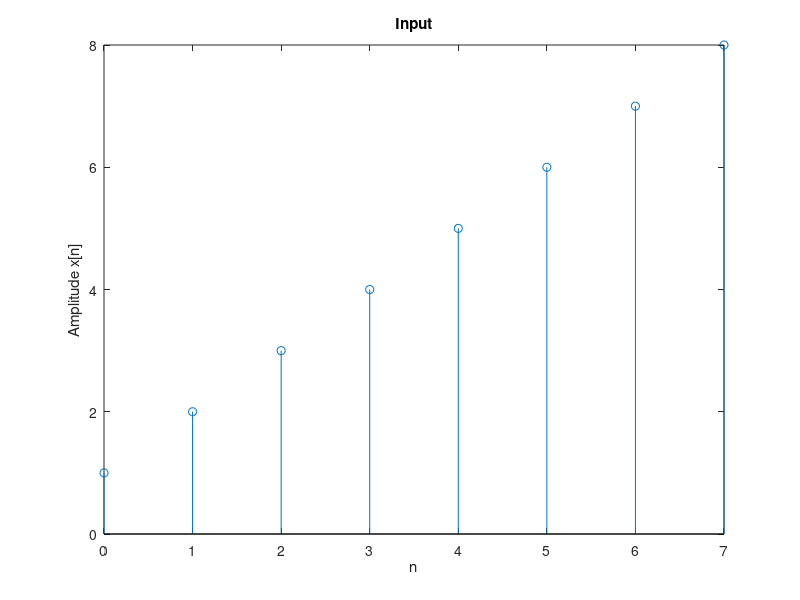
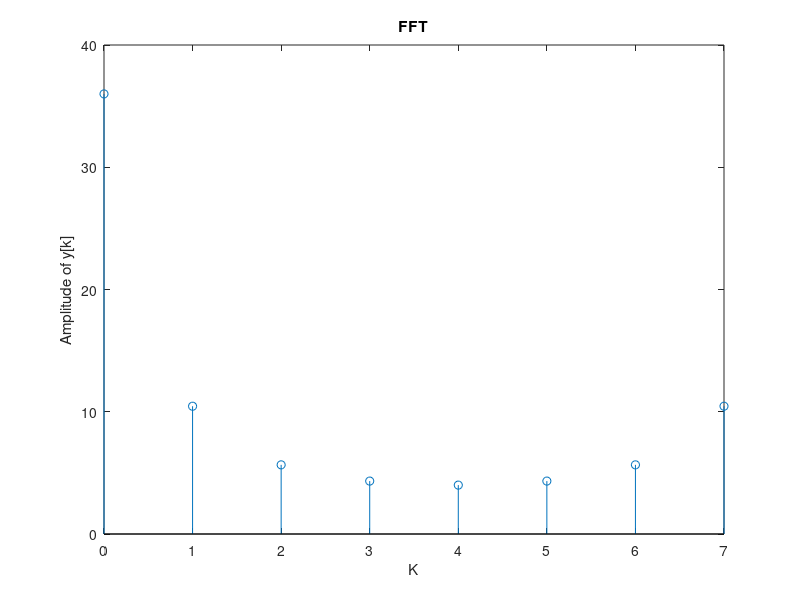

These charts were generated, in order, by the following MATLAB code:
x=[1,2,3,4,5,6,7,8];
N=length(x);
y=zeros(1,N);
for k = 1:N %for every value of k
 y(k) = 0;
  for n = 1:N %for every value of n
    y(k) = y(k)+x(n)*exp(-1i*2*pi*(k-1)*(n-1)./N);%analysis eq
  end 
end 
t = 0:N-1;
figure(1)
stem(t,x); % for discrete plotting
%plotting input sequence
ylabel('Amplitude x[n]');
xlabel('n');
title('Input');

magnitude = abs(y);
figure(2)
t = 0:N-1;
stem(t,abs(y));
%plotting FFT sequence
ylabel('Amplitude of y[k]');
xlabel('K');
title('FFT');